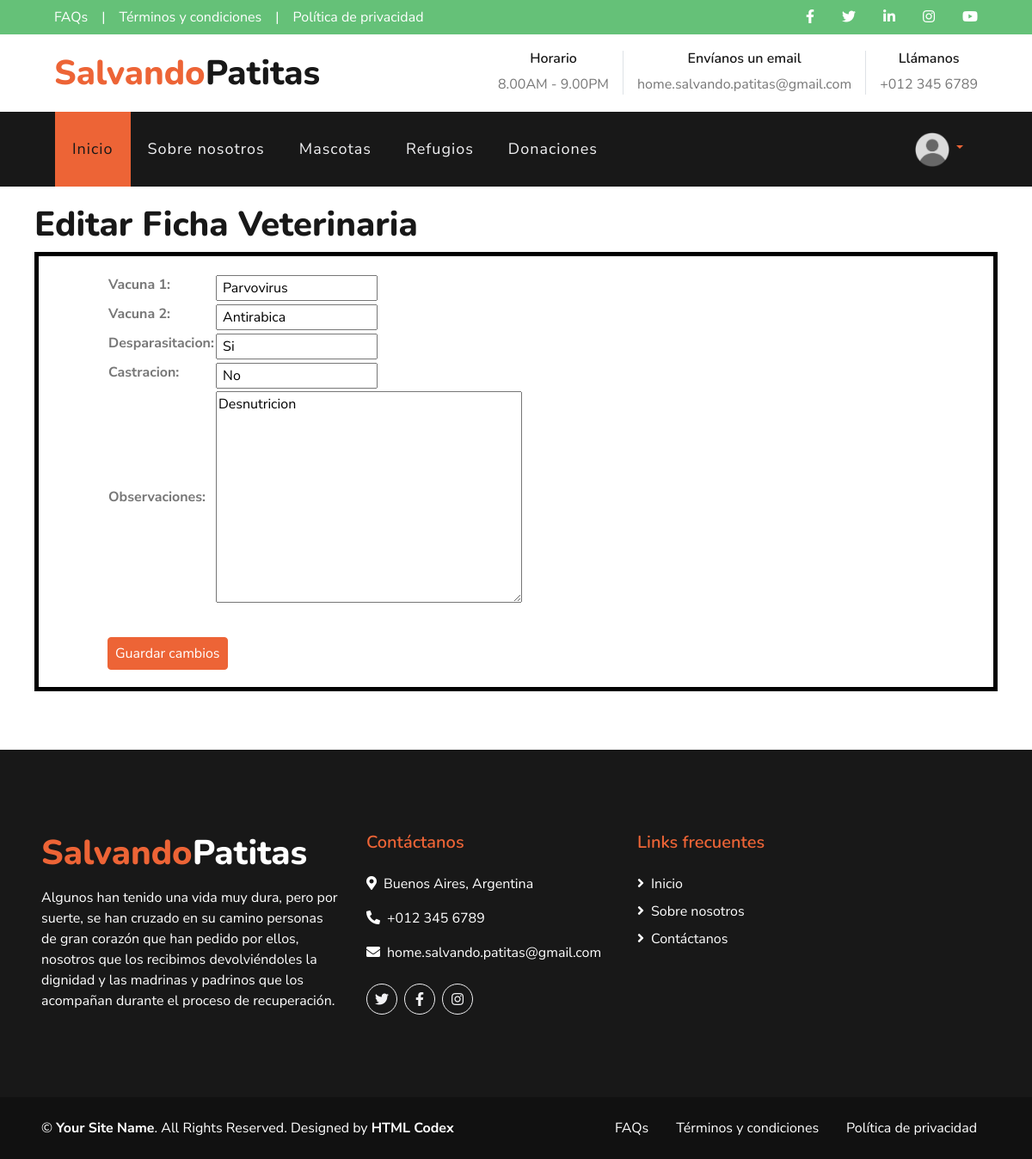
/Veterinaria/editar-vacuna/44/ (signed in), run on the app's committed database.
### Apps/Veterinaria/models.py (models this page shows, shortened)
class Ficha_medica (models.Model):
    mascota = models.OneToOneField(Mascota, on_delete=models.CASCADE, related_name='veterinaria', null=True)
    registro = models.IntegerField(unique=True)
    vacuna_1 = models.CharField(max_length= 100, null=True, blank=True,)
    vacuna_2 = models.CharField(max_length= 100, null=True, blank=True,)
    desparasitacion = models.CharField(max_length=50, null=True, blank=True,)
    castracion = models.CharField(max_length=50, null=True, blank=True,)
    observaciones = models.TextField(max_length=150,null=True, blank=True,)

### Apps/Veterinaria/views.py (the view)
# urls.py: path("editar-vacuna/<int:pk>/", Editar_Vacuna.as_view() , name="editar-vacuna"),
class Editar_Vacuna(UpdateView):
    model = Ficha_medica
    template_name = 'Veterinaria/editar_vacuna.html'
    fields = ["vacuna_1","vacuna_2","desparasitacion","castracion","observaciones"]
    success_url = '/Mascota/lista-mascota/'

### Templates/Veterinaria/editar_vacuna.html (shortened to what this page needs)
{% extends "padre.html" %}
{% load static %}
{% block contenidoQueCambia%}
<div style="padding: 20px 40px;">
    <h1>Editar Ficha Veterinaria</h1>
    <form  method="POST" enctype="multipart/form-data" style="padding: 20px 80px;border-color: BLACK;border-width: 5px;border-style: solid;">
       <table>
         {{form.as_table}}
        </table> <br>
        <input type="submit" value="Guardar cambios" class="btn  btn-primary mt-3 mt-md-2 px-2">
    </form>
</div>
{% endblock %}

### data on the page
Ficha_medica: vacuna_1 "Parvovirus", vacuna_2 "Antirabica", desparasitacion "Si", castracion "No", observaciones "Desnutricion"
